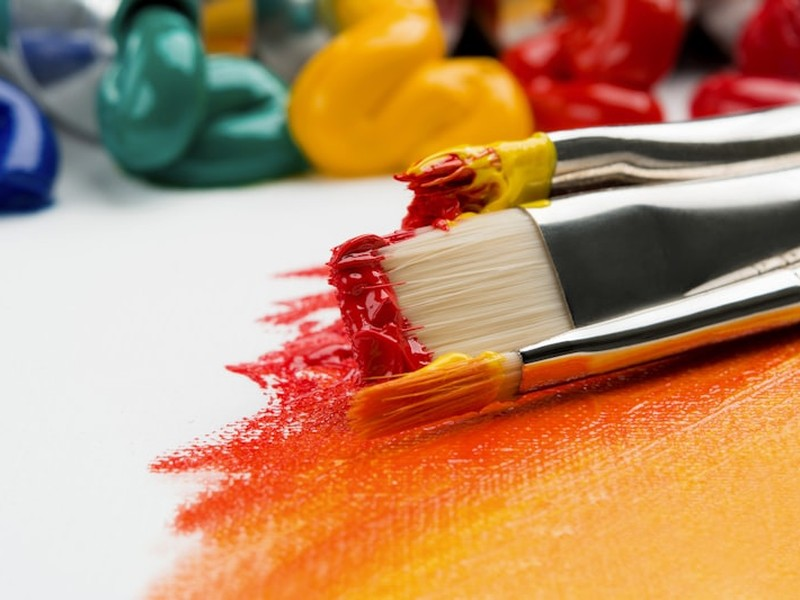
#> input picture scratch/crop_samples/mod_clay_7.jpg, 800 x 600 px, found by its file name
$ python apply_pure_sculpting_images.py
#> lines starting #> are read from the running program, lines starting #| are printed output that depends on the picture
import os
from PIL import Image

def crop_800x600(src, dst):
#> called with src = 'scratch/crop_samples/mod_clay_7.jpg', dst = 'images/product-modeling-clay-pack.jpg'
    im = Image.open(src).convert('RGB')
#> im is the input picture: PIL image 800x600 RGB; mean R, G, B 187.4, 140.4, 104.6
    w, h = im.size
#> w = 800; h = 600
    target_ratio = 4/3
    if w / h > target_ratio:
        new_w = int(h * target_ratio)
        offset = (w - new_w) // 2
        im = im.crop((offset, 0, offset + new_w, h))
    else:
        new_h = int(w / target_ratio)
#> new_h = 600
        offset = (h - new_h) // 2
#> offset = 0
        im = im.crop((0, offset, w, offset + new_h))
    im = im.resize((800, 600), Image.LANCZOS)
    im.save(dst, "JPEG", quality=95)
    print(f"Saved {dst}: {im.size} ({os.path.getsize(dst)} bytes)")
#| Saved images/product-modeling-clay-pack.jpg: (800, 600) (117143 bytes)

# 1. Product #8: Modeling Clay Super Pack -> Colorful modeling clay blocks (mod_clay_7)
crop_800x600("scratch/crop_samples/mod_clay_7.jpg", "images/product-modeling-clay-pack.jpg")

# 2. Product #27: Air Dry Clay 10 Pack -> Pottery/sculpting clay on studio bench (air_pottery_5)
crop_800x600("scratch/crop_samples/air_pottery_5.jpg", "images/product-air-dry-clay-pack.jpg")
#> call 2 of crop_800x600, with src = 'scratch/crop_samples/air_pottery_5.jpg', dst = 'images/product-air-dry-clay-pack.jpg'
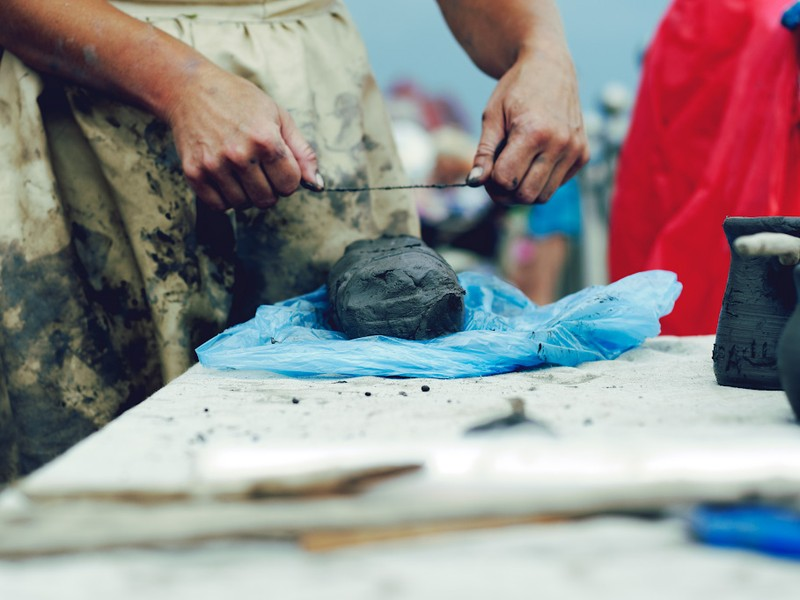
#> input picture scratch/crop_samples/air_pottery_5.jpg, 800 x 600 px, found by its file name
#> in crop_800x600, im is the input picture: PIL image 800x600 RGB; mean R, G, B 146.8, 140.7, 141.1
#| Saved images/product-air-dry-clay-pack.jpg: (800, 600) (117097 bytes)

# 3. Product #35: Premo Polymer Clay 30-Color Multipack -> Polymer clay with conditioning & shaping tools
crop_800x600("scratch/wm_all_clay/Large_polymer_clay_conditioner.jpg", "images/product-sculpey-polymer-clay.jpg")
#> call 3 of crop_800x600, with dst = 'images/product-sculpey-polymer-clay.jpg'
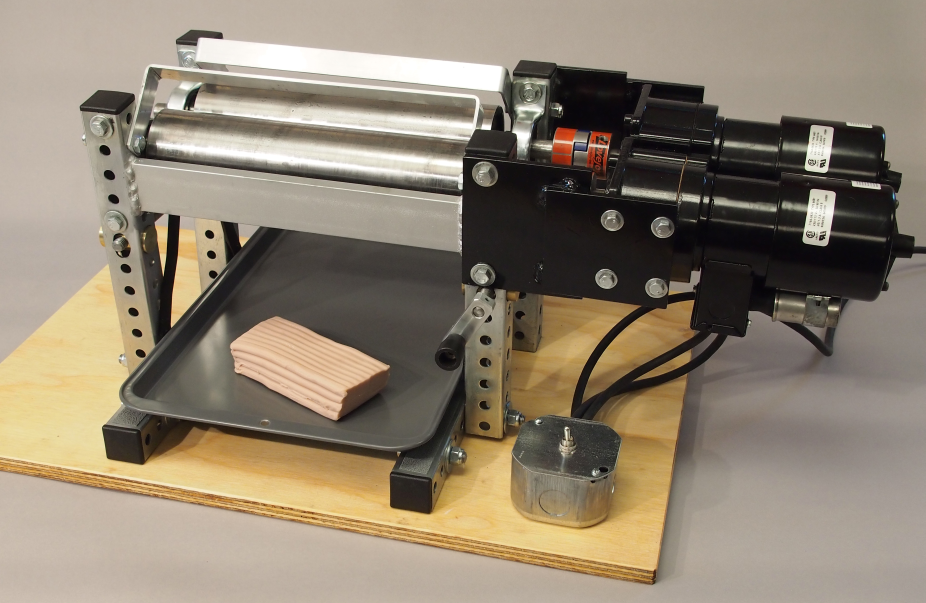
#> input picture scratch/wm_all_clay/Large_polymer_clay_conditioner.jpg, 3701 x 2412 px, found by its file name (shown at 1/4 size)
#> in crop_800x600, im is the input picture: PIL image 3701x2412 RGB; mean R, G, B 143.3, 131, 113.3
#> in crop_800x600 (call 3), `im = im.crop((offset, 0, offset + new_w, h))`:
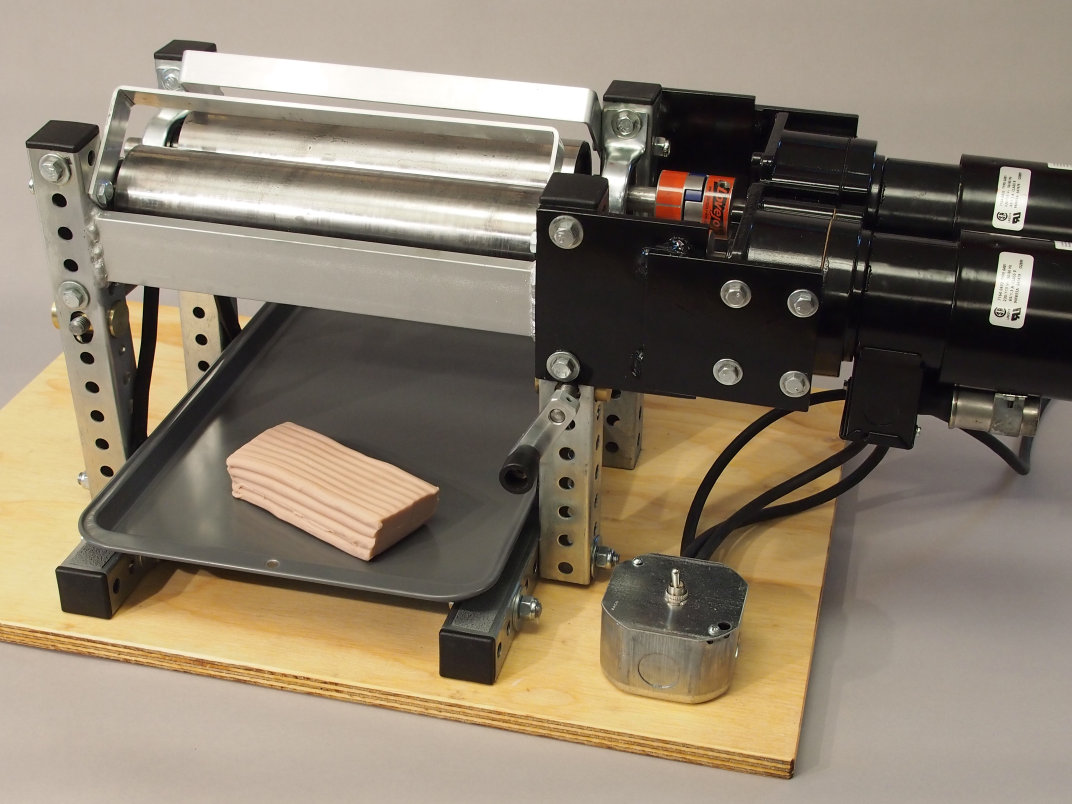
#> im: PIL image 3216x2412 RGB (shown at 1/3 size); mean R, G, B 139.5, 127, 109
#> in crop_800x600 (call 3), `im = im.resize((800, 600), Image.LANCZOS)`:
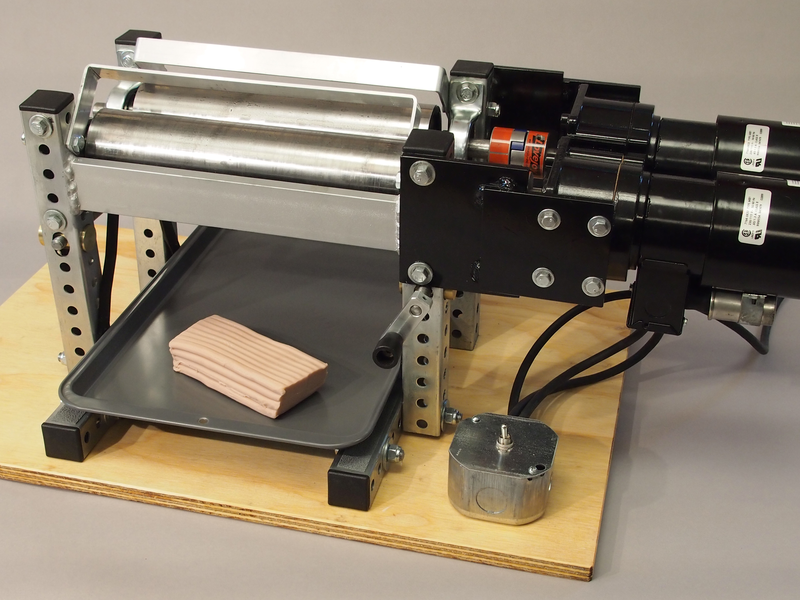
#> im: PIL image 800x600 RGB; mean R, G, B 139.5, 127, 109
#| Saved images/product-sculpey-polymer-clay.jpg: (800, 600) (146329 bytes)
